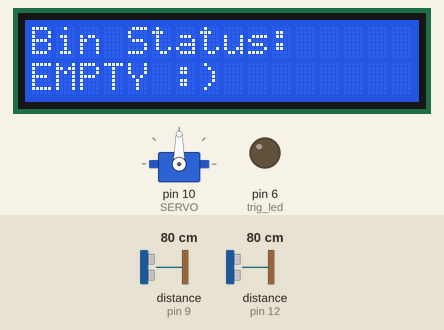
The sketch below on a simulated Arduino Uno, built with avr-gcc and run on an emulated ATmega328P. On the bench: 16×2 character LCD, servo, output pins drawn as LEDs (lit = HIGH). Wiring (inferred from the names in the program): 2 × ultrasonic range finder: trigger pin 5, echo pin 9 / trigger pin 11, echo pin 12. Inputs (shaded band) come from the test bench; at power-on: distance to the obstacle (sensors on pin 9, pin 12) 80 cm. The echo pulse lasts 58.3 µs per cm; pins used as bus, display or sensor lines are not drawn; what the sketch prints to the serial monitor is not drawn.

Above: at 1.3 s.
1.4 s: distance to the obstacle (sensor on pin 9) set to 2 cm
At 2.7 s:
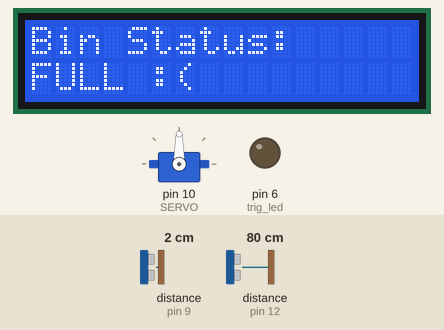
3.0 s: distance to the obstacle (sensor on pin 9) set to 9 cm
At 4.0 s:
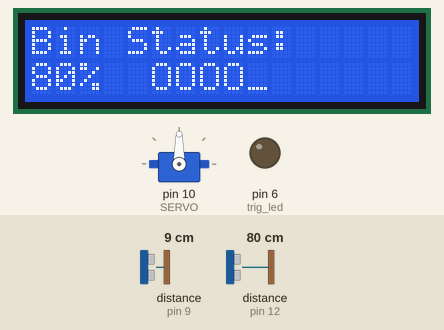
4.9 s: distance to the obstacle (sensor on pin 12) set to 2 cm
At 5.9 s:
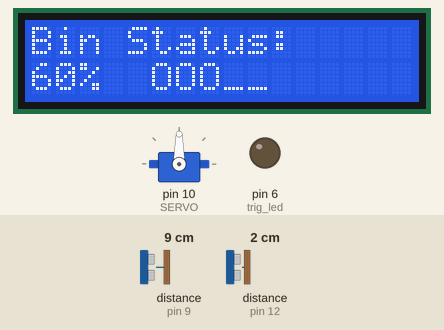
7.9 s: distance to the obstacle (sensor on pin 12) set to 250 cm
At 9.0 s:
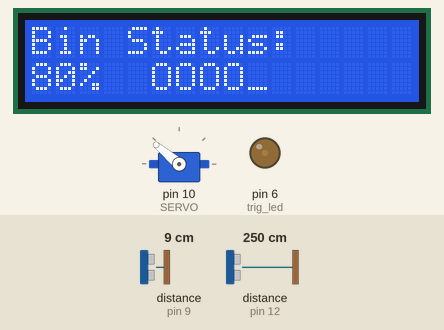
10.9 s: distance to the obstacle (sensor on pin 9) set to 11 cm
At 12.2 s:
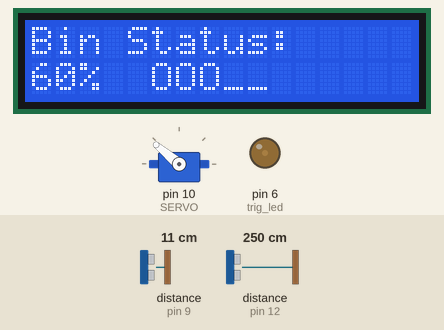
13.9 s: distance to the obstacle (sensor on pin 9) set to 18 cm
At 14.4 s:
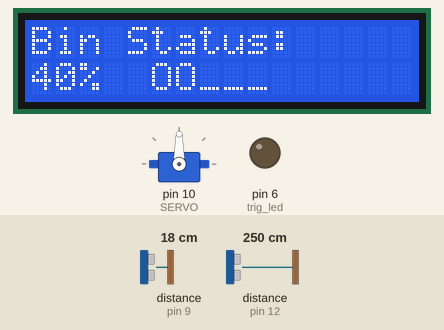
Timing chart, 0 to 16.5 s (numbered marks = the images above; inputs shaded):
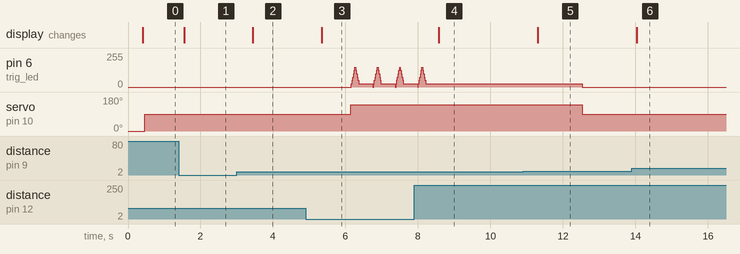

The sketch:

Project_2nd_Servo_Ultrasonic_LED_LCD.ino
```cpp
#include <Servo.h>
#include <Wire.h>
#include <LiquidCrystal_I2C.h>
// Servo 모터
const int SERVO = 10;
Servo servo;

// 초음파 센서(뚜껑 개폐)
const int trig_pin = 11;
const int echo_pin = 12;
// 초음파 센서(쓰레기양 측정)
const int trig_pin2 = 5; // 쓰레기양 측정 초음파 센서 핀 *
const int echo_pin2 = 9; // 쓰레기양 측정 초음파 센서 핀 *

// LED
const int trig_led = 6;

// 뚜껑 열리는 속도 설정
int cnt = 0;
// LED의 밝기를 저장하는 변수
int brightness = 0;

LiquidCrystal_I2C lcd(0x27,16,2);

//쓰레기통 높이
const int binHeight = 22;

void setup() {
  //LCD 셋업
  lcd.init();

  // 초음파 센서 셋업
  pinMode(trig_pin, OUTPUT);
  pinMode(echo_pin, INPUT);
  pinMode(trig_pin2, OUTPUT); // 쓰레기양 측정 초음파 센서 핀 *
  pinMode(echo_pin2, INPUT); // 쓰레기양 측정 초음파 센서 핀 *
  lcd.begin(16, 2); // 16x2 LCD 초기화 *
  // Servo 모터 셋업
  servo.attach(SERVO);
  servo.write(0);
  delay(50);

  // LED 셋업
  pinMode(trig_led, OUTPUT);
  digitalWrite(trig_led, LOW);

  Serial.begin(115200);
}

void loop() {

  // 뚜껑열리는 초음파 측정 시작
  digitalWrite(trig_pin, LOW);
  delayMicroseconds(2);
  digitalWrite(trig_pin, HIGH);
  delayMicroseconds(10);
  digitalWrite(trig_pin, LOW);

  long duration = pulseIn(echo_pin, HIGH);
  long distance = ((duration * 0.0343) / 2);

  Serial.print(distance);
  Serial.println(" cm");
  delay(100);

// 쓰레기양 초음파 측정 시작 *
  digitalWrite(trig_pin2, LOW);
  delayMicroseconds(2);
  digitalWrite(trig_pin2, HIGH);
  delayMicroseconds(10);
  digitalWrite(trig_pin2, LOW);

  long duration2 = pulseIn(echo_pin2, HIGH);
  long distance2 = ((duration2 * 0.0343) / 2);

  Serial.print(distance2);
  Serial.println(" cm");
  delay(100);

  //  LCD에 표시할 메시지 결정 *
  String message;

  if (distance2 > binHeight * 0.9) {
    message = "EMPTY :)";
  } else if (distance2 > binHeight * 0.8) {
    message = "20%  O____";
  } else if (distance2 > binHeight * 0.6) {
    message = "40%  OO___";
  } else if (distance2 > binHeight * 0.4) {
    message = "60%  OOO__";
  } else if (distance2 > binHeight * 0.2) {
    message = "80%  OOOO_";
  } else {
    message = "FULL :(";
  }
  // LCD에 메시지 출력 *
  lcd.clear();
  lcd.setCursor(0, 0);
  lcd.print("Bin Status:");
  lcd.setCursor(0, 1);
  lcd.print(message);

  delay(50); // 1초 대기


  // Servo 모터 및 LED 제어
  if (distance <= 15) {
    if (cnt >= 10) {
      servo.write(140);
      for(int t_high=0; t_high<=5; t_high++)
      {
        analogWrite(trig_led, brightness); // LED 밝기 설정
        delay(20); // 깜빡이는 속도 느리게
        brightness += 25; // 밝기 증가
      }
      for(int t_low=0; t_low<=5; t_low++)
      {
        analogWrite(trig_led, brightness); // LED 밝기 설정
        delay(20); // 깜빡이는 속도 느리게
        brightness -= 25; // 밝기 감소
      }
    } else {
      cnt = cnt + 5;
    }
  } else {
    if (cnt == 0) {
      servo.write(90);
      digitalWrite(trig_led, 0); // LED 꺼짐
    } else {
      cnt--;
    }
  }
  delay(100);
}
```

Measured:
- the behaviour switches between 9 and 10 cm on distance to the obstacle (sensor on pin 9) (found by bisection; images 4 and 5)
- after the input at 1.4 s, the display: changes after 0.15 s (image 1)
- after the input at 3.0 s, the display: changes after 0.44 s (image 2)
- after the input at 4.9 s, pin 6 (trig_led): 0/255 → 25/255 after 1.3 s, then repeats every 0.62 s: 50/255 0.02 s, 75/255 0.02 s, 100/255 0.02 s, 125/255 0.02 s, 150/255 0.02 s, 125/255 0.02 s, 100/255 0.02 s, 75/255 0.02 s, 50/255 0.02 s, 25/255 0.40 s, 0/255 0.02 s, 25/255 0.02 s; servo on pin 10 (SERVO): 90° → 140° after 1.2 s
- after the input at 7.9 s, pin 6 (trig_led): goes on until 8.2 s, then stays 25/255; the display: changes after 0.67 s (image 4)
- after the input at 10.9 s, the display: changes after 0.41 s (image 5)
- after the input at 13.9 s, the display: changes after 0.14 s (image 6)
